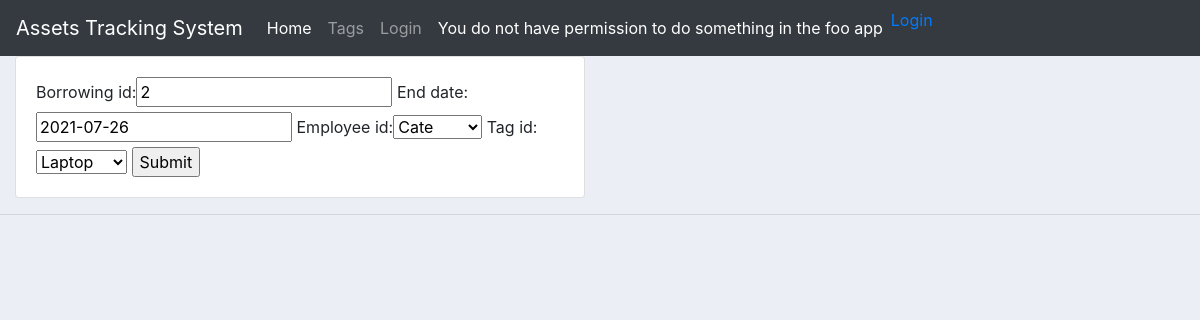
/updateBorrowing/2/, run on an earlier commit of the app's database.
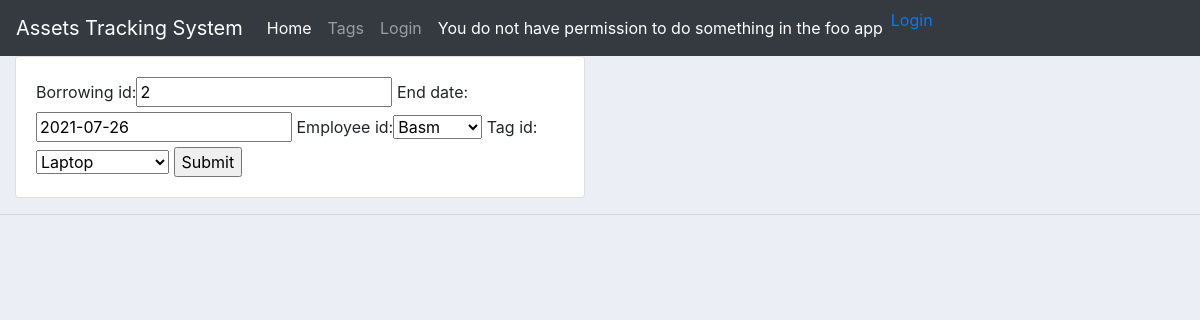
And on a later commit of the database.
### assetstracking/models.py (models this page shows, shortened)
class Borrowing(models.Model):
    borrowing_id = models.IntegerField(null=True)
    start_date = models.DateField(auto_now_add=True, null=True)
    end_date = models.DateField(null=True)
    subscriber_id = models.ManyToManyField(Subscriber)
    employee_id = models.ForeignKey(Employee, null=True, on_delete= models.SET_NULL)
    tag_id = models.ForeignKey(Tag, null=True, on_delete= models.SET_NULL)
    employee_id_scanned = models.IntegerField(null=True,default=0)
    asset_id_scanned = models.IntegerField(null=True,default=0)
    reader_code = models.CharField(max_length=200, null=True, default=0)

### assetstracking/views.py (the view)
# urls.py: path('updateBorrowing/<str:borrowing_test>/', views.updateBorrowing, name="updateBorrowing"),
def updateBorrowing(request, borrowing_test):
    borrowing = Borrowing.objects.get(id=borrowing_test)
    form = BorrowingForm(instance=borrowing)
    if request.method == 'POST':
        form = BorrowingForm(request.POST, instance=borrowing)
        if form.is_valid():
            form.save()
            return redirect('/subscriber/1')
    context = {'form':form}
    return render(request, 'assetstracking/createBorrowing.html', context)

### assetstracking/forms.py
class BorrowingForm(ModelForm):
    class Meta:
        model = Borrowing
        fields = ['borrowing_id', 'end_date', 'employee_id', 'tag_id']

### assetstracking/models.py (called while the page is built)
    def __str__(self): return self.employee_name

    def __str__(self): return self.asset_name

### assetstracking/templates/assetstracking/createBorrowing.html (shortened to what this page needs)
{%  extends 'assetstracking/main.html' %}
{% load static %}
{% block content %}
<div class="row">
	<div class="col-md-6">
		<div class="card card-body">
			<form action="" method="POST">
				{{form}}
				<input type="submit" name="Submit">
			</form>
		</div>
	</div>
</div>
{% endblock %}

What changed in the data, as far as the page shows it:
changed Borrowing "Laptop": employee_id "Cate" → "Basm"
